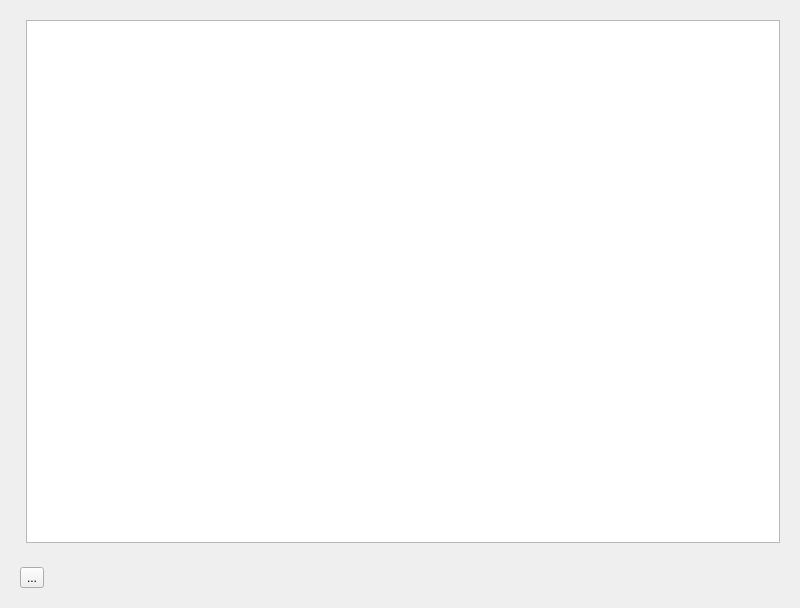
<?xml version="1.0" encoding="UTF-8"?>
<ui version="4.0">
 <class>Form</class>
 <widget class="QWidget" name="Form">
  <property name="geometry">
   <rect>
    <x>0</x>
    <y>0</y>
    <width>800</width>
    <height>608</height>
   </rect>
  </property>
  <property name="windowTitle">
   <string>Form</string>
  </property>
  <layout class="QVBoxLayout" name="verticalLayout_2">
   <item>
    <widget class="QWidget" name="widget" native="true">
     <layout class="QHBoxLayout" name="horizontalLayout">
      <item>
       <widget class="QWidget" name="widget_3" native="true"/>
      </item>
      <item>
       <widget class="QListView" name="listView"/>
      </item>
     </layout>
    </widget>
   </item>
   <item>
    <widget class="QWidget" name="widget_2" native="true">
     <layout class="QVBoxLayout" name="verticalLayout">
      <item>
       <widget class="QToolButton" name="toolButton">
        <property name="text">
         <string>...</string>
        </property>
       </widget>
      </item>
     </layout>
    </widget>
   </item>
  </layout>
 </widget>
 <resources/>
 <connections/>
</ui>
